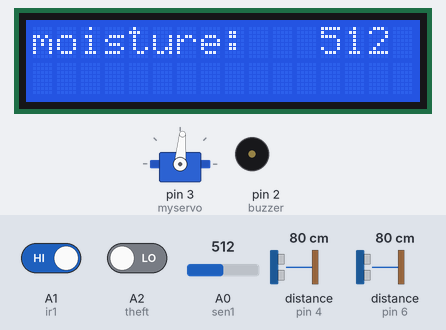
Recording of a sketch running on a simulated Arduino Uno, built with avr-gcc and run on an emulated ATmega328P. Parts: 16×2 character LCD, servo, buzzer (waves = sounding, pin HIGH). Wiring (inferred from the names in the program): 2 × ultrasonic range finder: trigger pin 5, echo pin 4 / trigger pin 7, echo pin 6. Inputs (shaded band) come from the test bench; at power-on: A1 (ir1) HIGH, A2 (theft) LOW, A0 (sen1) = 512, distance to the obstacle (sensors on pin 4, pin 6) 80 cm. The echo pulse lasts 58.3 µs per cm; pins used as bus, display or sensor lines are not drawn; what the sketch prints to the serial monitor is not drawn.

Above: at 7.2 s.
7.3 s: A1 (ir1) driven LOW
At 11.9 s:
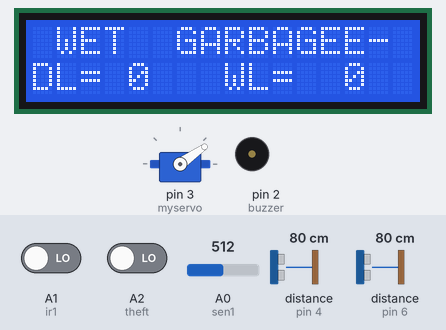
12.2 s: A2 (theft) driven HIGH
At 19.6 s:
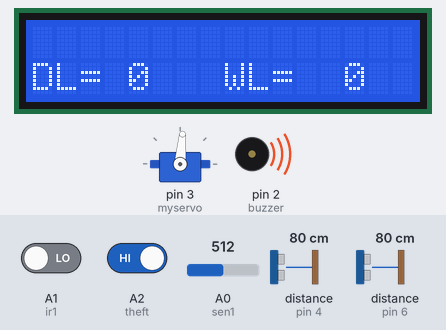
19.7 s: A0 (sen1) set to 106
23.6 s: A0 (sen1) set to 94
At 30.4 s:
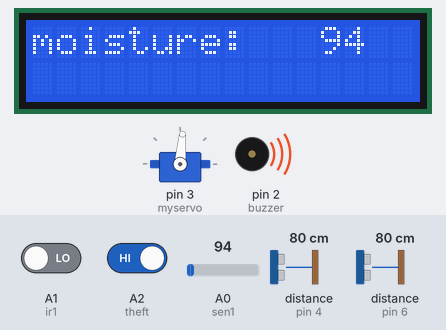
31.1 s: A1 (ir1) driven HIGH
At 32.4 s:
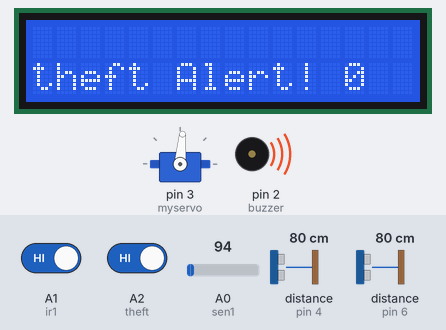
38.5 s: distance to the obstacle (sensor on pin 4) set to 2 cm
At 42.5 s:
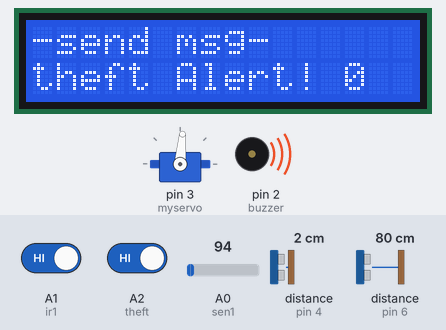
Timing chart, 0 to 44.0 s (numbered marks = the images above; inputs shaded):
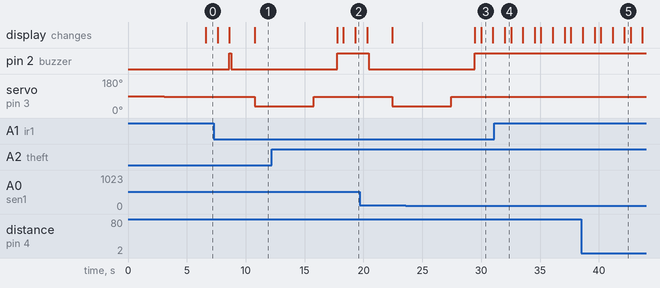

Measured:
- the behaviour switches between 100 and 99 on A0 (sen1) (found by bisection; images 2 and 3)
- after the input at 7.3 s, pin 2 (buzzer): LOW → HIGH after 1.3 s, → LOW 0.15 s later; servo on pin 3 (myservo): 85° → 35° after 3.5 s; the display: first differs from a run without the input after 1.3 s (image 1 shows a later state)
- after the input at 12.2 s, pin 2 (buzzer): LOW → HIGH after 5.6 s; the display: first changes after 5.6 s (image 2 shows a later state)
- after the input at 31.1 s, pin 2 (buzzer): stays HIGH (without the input it goes to LOW after 1.1 s); servo on pin 3 (myservo): stays 85° (without the input it goes to 145° after 3.1 s); the display: changes after 0.90 s (image 4)
- what the display in image 3 shows lasts 1.0 s, from 30.0 s to 31.0 s
- what the display in image 4 shows lasts 0.5 s, from 32.0 s to 32.5 s

The sketch:

waste_segregation.ino
```cpp
#include <LiquidCrystal.h>
LiquidCrystal lcd(8,9,10,11,12,13);//RS,EN,D4,D5,D6,D7
#include <Servo.h>
#define ir1 A1
#define sen1 A0 // moisture
#define buzzer 2
#define theft A2
#define trigPin1 5////right
#define echoPin1 4
#define trigPin2 7  //// front
#define echoPin2 6
int chori=0;
long duration, distance,sensor1,sensor2; // us variable
int onetime=0,onetime1=0 ;
int wet=0,moisture=0,object=0,cabin2=0,c1=0,c2=0;
Servo myservo;  // create servo object to control a servo
// twelve servo objects can be created on most board
void setup()
{
 Serial.begin(9600);
 lcd.begin(16, 2);//initializing LCD
 lcd.setCursor(0,0);
 lcd.print("Automatic WASTE");
 lcd.setCursor(0,1);
 lcd.print("Segregation sys");
 delay(3000);
 pinMode(ir1,INPUT);
 pinMode(theft,INPUT);
 pinMode(sen1,INPUT);
 pinMode(buzzer,OUTPUT);
 pinMode(trigPin1, OUTPUT);
 pinMode(echoPin1, INPUT);
 pinMode(trigPin2, OUTPUT);
 pinMode(echoPin2, INPUT);
 myservo.attach(3);  // attaches the servo on pin 9 to the servo object
 myservo.write(85);
 delay(3000);
}

void loop()
{
 chori=digitalRead(theft);
 if(chori==HIGH){digitalWrite(buzzer,HIGH); lcd.setCursor(0,1);
  lcd.print("theft Alert!");}
 else{digitalWrite(buzzer,LOW);}
 moisture=analogRead(sen1);
 Serial.print("moisture = ");
 Serial.println(moisture);
 delay(500);
 //////////////////////////////////////////////////////
 ultrasensor(trigPin1, echoPin1);
 sensor1 = distance;
 delay(10);

  ultrasensor(trigPin2, echoPin2);
  sensor2 = distance;
  delay(10);

  Serial.println(sensor1);
  Serial.println(sensor2);

  int lvl1=(16-sensor1)*6.5;
  int lvl2=(16-sensor2)*6.5;
  Serial.println(lvl1);
  Serial.println(lvl2);
  if(lvl1<0){lvl1=0;}
  if(lvl2<0){lvl2=0;}
  if(lvl1>100){lvl1=100;}
  if(lvl2>100){lvl2=100;}
  lcd.clear();
  lcd.setCursor(0,0);
  lcd.print("moisture: ");
  lcd.setCursor(12,0);
  lcd.print(moisture);
  delay(1000);
  lcd.clear();
  lcd.setCursor(0,1);
  lcd.print("DL= ");
  lcd.setCursor(4,1);
  lcd.print(lvl1);
  lcd.setCursor(8,1);
  lcd.print("WL= ");
  lcd.setCursor(13,1);
  lcd.print(lvl2);
  delay(1000);
  if(lvl1 <= 100 && lvl1 >= 70)
  {
   if(onetime==0)
   {
     lcd.setCursor(0,0);
     lcd.print("-send msg-");
     digitalWrite(buzzer,HIGH);
     // tracking1();
     digitalWrite(buzzer,LOW);
     onetime=1;
   }
  }
  else if (lvl2 <= 100 && lvl2 >= 70)
  {
    if(onetime1==0)
    {
      lcd.setCursor(0,0);
  lcd.print("-send msg-");
     digitalWrite(buzzer,HIGH);


     //tracking();
     digitalWrite(buzzer,LOW);
     onetime1=1;
    }
  }
else
{
 onetime=0;
 onetime1=0;
}
/////////////////////////////////////////////////////
  object=digitalRead(ir1);
  moisture=analogRead(sen1);
  if(object==LOW)
  {
   moisture=analogRead(sen1);
   lcd.setCursor(0,0);
   lcd.print("-GARBAGE SENSE-");
   digitalWrite(buzzer,HIGH);
   delay(150);
   digitalWrite(buzzer,LOW);
   delay(1000);
   moisture=analogRead(sen1);
   Serial.print("moisture = ");
   Serial.println(moisture);
   delay(500);
   moisture=analogRead(sen1);
   Serial.print("moisture = ");
   Serial.println(moisture);
   delay(500);
   //delay(2000);
   if(moisture>=100)
   {
    lcd.setCursor(0,0);
    lcd.print(" WET  GARBAGE");
    myservo.write(35);
    delay(5000);
    myservo.write(85);
    delay(2000);
    Serial.println("wet");
   }
   else if(moisture<100)
   {
    lcd.setCursor(0,0);
    lcd.print(" dry  GARBAGE");
    myservo.write(145);
    delay(5000);
    myservo.write(85);
    delay(2000);
    Serial.println("moisture");
    lcd.clear();
   }

  }

 }


 void init_sms()
 {
  Serial.println("AT+CMGF=1");
  delay(400);
  Serial.println("AT+CMGS=\"+9199780347\"");   // use your 10 digit cell no. here
  delay(400);
 }

 void init_sms1()
 {
  Serial.println("AT+CMGF=1");
  delay(400);
  Serial.println("AT+CMGS=\"+9199710347\"");   // use your 10 digit cell no. here
  delay(400);
 }

 void send_data(String message)
 {
  Serial.println(message);
  delay(200);
 }

 void send_sms()
 {
  Serial.write(26);
 }

 void tracking1()
 {
  init_sms();
  send_data("KEC  dustbin's dry side  is full:\n");
  send_sms();
  delay(5000);

   init_sms1();
  send_data("KEC  dustbin's dry side  is full:\n");
  send_sms();
  delay(5000);
 }
  void tracking()
 {
  init_sms();
  send_data("KEC  dustbin's wet side  is full:\n");
  send_sms();
  delay(5000);
  init_sms1();
  send_data("KEC dustbin's wet side  is full:\n");
  send_sms();
  delay(5000);
 }
 void ultrasensor(int trigPin,int echoPin)
 {
  digitalWrite(trigPin, LOW);  // Added this line
  delayMicroseconds(2); // Added this line
  digitalWrite(trigPin, HIGH);
  delayMicroseconds(10); // Added this line
  digitalWrite(trigPin, LOW);
  duration = pulseIn(echoPin, HIGH);
  distance = (duration/2) / 29.1;
 }
```
